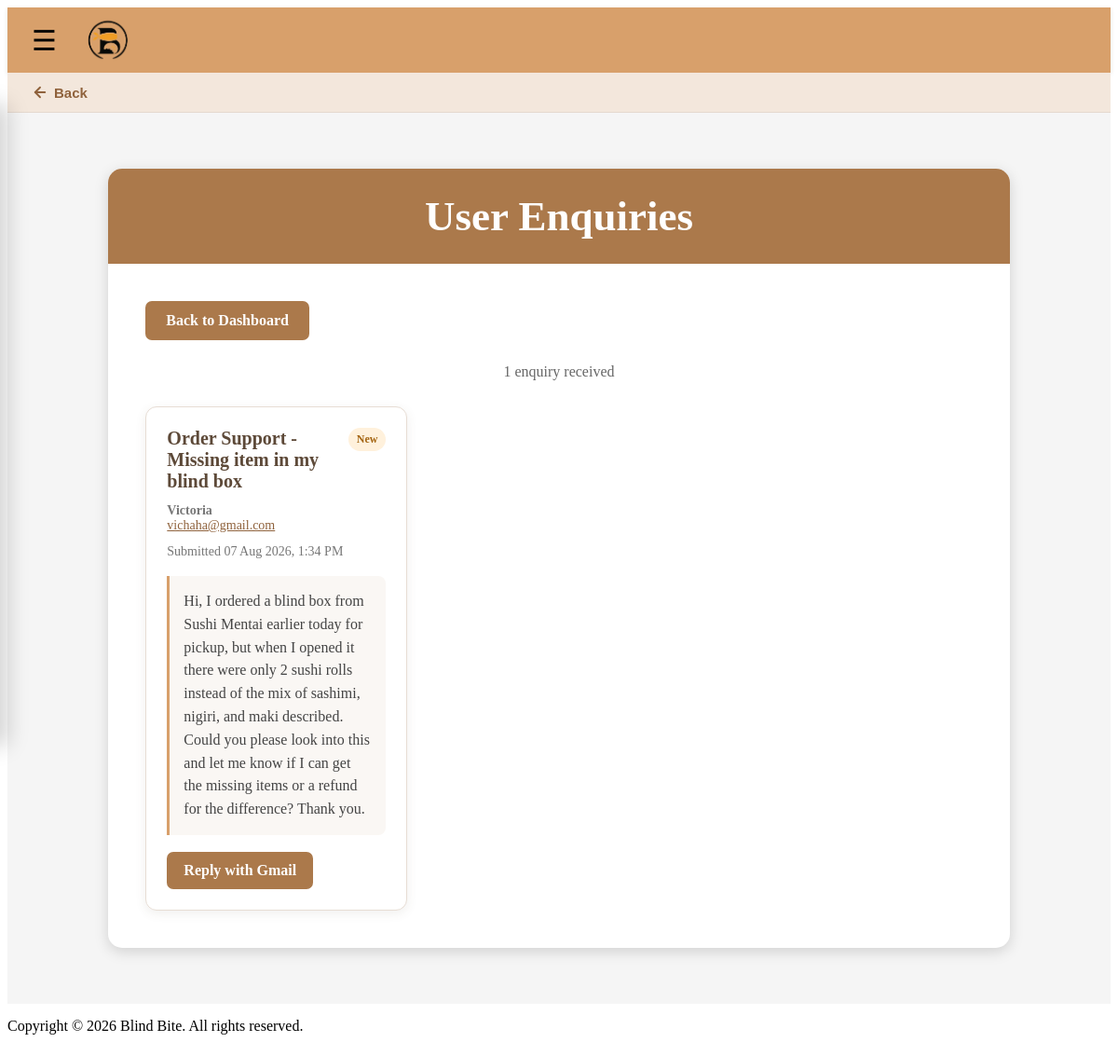
Screenshot of /admin/enquiries.php (signed in) with the database file from the repository.
### tables this page shows
CREATE TABLE enquiries (
    enquiry_id INT AUTO_INCREMENT PRIMARY KEY,

    username VARCHAR(50) DEFAULT NULL,

    customer_name VARCHAR(100) NOT NULL,

    customer_email VARCHAR(150) NOT NULL,

    subject VARCHAR(150) NOT NULL,

    message TEXT NOT NULL,

    status ENUM(
        'New',
        'In Progress',
        'Resolved'
    )
        NOT NULL DEFAULT 'New',

    created_at TIMESTAMP
        DEFAULT CURRENT_TIMESTAMP,

    FOREIGN KEY (username)
        REFERENCES users(username)
        ON DELETE SET NULL
);

### admin/enquiries.php (the view, shortened to what this page needs)
<?php
include '../config/db_connect.php';
$enquiries = $conn->query(
    "SELECT
        enquiry_id,
        customer_name,
        customer_email,
        subject,
        message,
        status,
        created_at
     FROM enquiries
     ORDER BY created_at DESC, enquiry_id DESC"
);
include '../includes/header.php';
include '../includes/adminNavigation.php';
?>
<link rel="stylesheet" href="<?php echo BASE_URL; ?>/css/admin.css">
<section class="admin-page">
    <div class="admin-card">
        <div class="admin-header">
            <h1>User Enquiries</h1>
        </div>
        <div class="admin-body">
            <div class="restaurant-page-actions">
                <a href="dashboard.php" class="admin-action-btn add-btn">Back to Dashboard</a>
            </div>
            <?php if ($enquiries === false) : ?>
                <p class="admin-error">Enquiries could not be loaded. Please confirm that the enquiries table has been created.</p>
            <?php elseif ($enquiries->num_rows === 0) : ?>
                <p class="no-restaurants">No enquiries have been submitted yet.</p>
            <?php else : ?>
                <p class="enquiry-admin-summary">
                    <?php echo $enquiries->num_rows; ?>
                    <?php echo $enquiries->num_rows === 1 ? 'enquiry' : 'enquiries'; ?> received
                </p>
                <div class="admin-enquiry-grid">
                    <?php while ($enquiry = $enquiries->fetch_assoc()) : ?>
                        <?php
                        $reply_subject = 'Re: ' . $enquiry['subject'];
                        $reply_body = "Hi " . $enquiry['customer_name'] . ",\n\n";
                        $gmail_reply_url = 'https://mail.google.com/mail/?view=cm&fs=1'
                            . '&to=' . rawurlencode($enquiry['customer_email'])
                            . '&su=' . rawurlencode($reply_subject)
                            . '&body=' . rawurlencode($reply_body);
                        $status_class = strtolower(str_replace(' ', '-', $enquiry['status']));
                        ?>
                        <article class="admin-enquiry-card">
                            <div class="admin-enquiry-card-header">
                                <h2><?php echo htmlspecialchars($enquiry['subject']); ?></h2>
                                <span class="enquiry-status status-<?php echo htmlspecialchars($status_class); ?>">
                                    <?php echo htmlspecialchars($enquiry['status']); ?>
                                </span>
                            </div>
                            <p class="enquiry-sender">
                                <strong><?php echo htmlspecialchars($enquiry['customer_name']); ?></strong><br>
                                <a href="mailto:<?php echo htmlspecialchars($enquiry['customer_email']); ?>">
                                    <?php echo htmlspecialchars($enquiry['customer_email']); ?>
                                </a>
                            </p>
                            <p class="enquiry-date">
                                Submitted <?php echo date('d M Y, g:i A', strtotime($enquiry['created_at'])); ?>
                            </p>
                            <div class="enquiry-message-body">
                                <?php echo nl2br(htmlspecialchars($enquiry['message'])); ?>
                            </div>
                            <a
                                class="gmail-reply-btn"
                                href="<?php echo htmlspecialchars($gmail_reply_url, ENT_QUOTES); ?>"
                                target="_blank"
                                rel="noopener noreferrer"
                            >Reply with Gmail</a>
                        </article>
                    <?php endwhile; ?>
                </div>
            <?php endif; ?>
        </div>
    </div>
</section>
<?php
include '../includes/footer.php';
?>

### css/admin.css (style rules this page uses)
.admin-page { min-height: 70vh; padding: 60px 7%; background: #f5f5f5; box-sizing: border-box; }
.admin-card { width: 95%; max-width: 1300px; margin: 0 auto; background: #ffffff; border-radius: 15px; overflow: hidden; box-shadow: 0 4px 15px rgba(0, 0, 0, 0.15); }
.admin-header { background: #ab794b; padding: 25px; text-align: center; font-size: 45px; }
.admin-header h1 { margin: 0; color: white; font-size: 45px; }
.admin-body { padding: 40px; }
.restaurant-page-actions { display: flex; gap: 15px; margin-bottom: 25px; }
.admin-action-btn { display: inline-block; padding: 12px 22px; border-radius: 7px; text-decoration: none; font-size: 16px; font-weight: bold; transition: 0.2s; }
.add-btn { background-color: #ab794b; color: white; }
.enquiry-admin-summary { margin: 0 0 28px; color: #666; text-align: center; }
.admin-enquiry-grid { display: grid; grid-template-columns: repeat(3, minmax(0, 1fr)); gap: 22px; }
.admin-enquiry-card { display: flex; flex-direction: column; min-width: 0; padding: 22px; border: 1px solid #e7ddd4; border-radius: 12px; background: #fff; box-shadow: 0 3px 12px rgba(93, 73, 56, 0.09); }
.admin-enquiry-card-header { display: flex; align-items: flex-start; justify-content: space-between; gap: 14px; }
.admin-enquiry-card h2 { margin: 0; color: #5d4938; font-size: 20px; overflow-wrap: anywhere; }
.enquiry-status { flex-shrink: 0; padding: 5px 9px; border-radius: 999px; background: #fff1dc; color: #a56613; font-size: 12px; font-weight: bold; }
.enquiry-sender, .enquiry-date { margin: 12px 0 0; color: #777; font-size: 14px; }
.enquiry-sender a { color: #8f623c; overflow-wrap: anywhere; }
.enquiry-message-body { flex: 1; margin: 18px 0; padding: 15px; border-left: 3px solid #d8a06b; border-radius: 0 8px 8px 0; background: #faf7f4; color: #444; line-height: 1.55; overflow-wrap: anywhere; }
.gmail-reply-btn { display: inline-flex; align-items: center; justify-content: center; align-self: flex-start; padding: 11px 18px; border-radius: 7px; background: #ab794b; color: #fff; font-weight: bold; text-decoration: none; transition: background 0.2s ease, transform 0.2s ease; }

### rows the page displays
enquiries: subject "Order Support - Missing item in my blind box", status "New", customer_name "Victoria", customer_email "vichaha@gmail.com", created_at "07 Aug 2026, 1:34 PM", message "Hi, I ordered a blind box from Sushi Mentai earlier today for pickup, but when I opened it there were only 2 sushi rolls instead of the mix of sashimi, nigiri, and maki described. Could you please look into this and let me know if I can get the missing items or a refund for the difference? Thank you."

### other values shown
$enquiries->num_rows "1"
